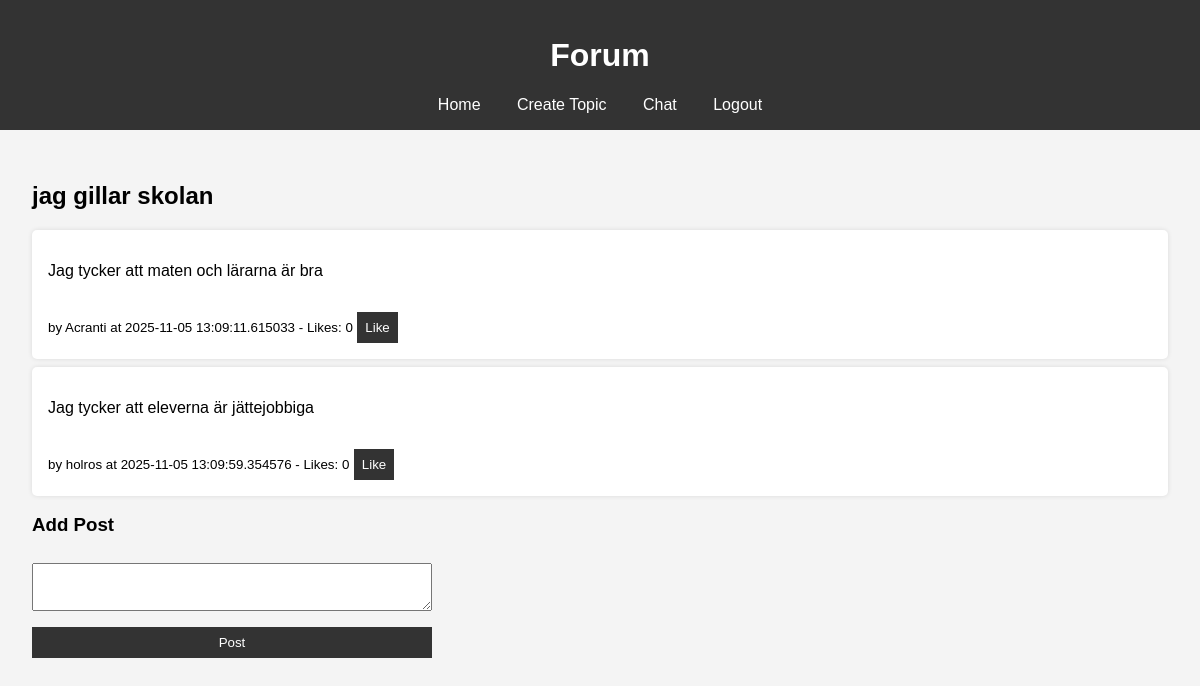
Page /topic/1 (signed in) on the committed database.
### app.py (models this page shows)
class Topic(db.Model):
    id = db.Column(db.Integer, primary_key=True)
    title = db.Column(db.String(200), nullable=False)
    creator_id = db.Column(db.Integer, db.ForeignKey('user.id'), nullable=False)
    timestamp = db.Column(db.DateTime, default=datetime.utcnow)
    creator = db.relationship('User', backref='topics', lazy=True)
    posts = db.relationship('Post', backref='topic', lazy=True)

class Post(db.Model):
    id = db.Column(db.Integer, primary_key=True)
    content = db.Column(db.Text, nullable=False)
    author_id = db.Column(db.Integer, db.ForeignKey('user.id'), nullable=False)
    topic_id = db.Column(db.Integer, db.ForeignKey('topic.id'), nullable=False)
    timestamp = db.Column(db.DateTime, default=datetime.utcnow)
    likes = db.Column(db.Integer, default=0)
    author = db.relationship('User', backref='posts', lazy=True)
    likes_rel = db.relationship('Like', backref='post', lazy=True)

class User(db.Model):
    id = db.Column(db.Integer, primary_key=True)
    username = db.Column(db.String(150), unique=True, nullable=False)
    password_hash = db.Column(db.String(150), nullable=False)
    profile_picture = db.Column(db.String(150), nullable=True)

### app.py (the view)
@app.route('/topic/<int:topic_id>')
def topic(topic_id):
    if 'user_id' not in session:
        return redirect(url_for('login'))
    topic = Topic.query.get_or_404(topic_id)
    posts = Post.query.filter_by(topic_id=topic_id).all()
    return render_template('topic.html', topic=topic, posts=posts)

### templates/topic.html
{% extends "base.html" %}
{% block content %}
<h2>{{ topic.title }}</h2>
<ul>
    {% for post in posts %}
        <li>
            <p>{{ post.content }}</p>
            <small>by {{ post.author.username }} at {{ post.timestamp }} - Likes: {{ post.likes }}</small>
            <form method="POST" action="{{ url_for('like_post', post_id=post.id) }}" style="display:inline;">
                <button type="submit">Like</button>
            </form>
        </li>
    {% endfor %}
</ul>
<h3>Add Post</h3>
<form method="POST" action="{{ url_for('create_post', topic_id=topic.id) }}">
    <textarea name="content" required></textarea>
    <button type="submit">Post</button>
</form>
{% endblock %}

### templates/base.html (shortened to what this page needs)
<!DOCTYPE html>
<html lang="en">
<head>
    <link rel="stylesheet" href="{{ url_for('static', filename='style.css') }}">
</head>
<body>
    <header>
        <h1>Forum</h1>
        <nav>
            <a href="{{ url_for('index') }}">Home</a>
            <a href="{{ url_for('create_topic') }}">Create Topic</a>
            <a href="{{ url_for('chat') }}">Chat</a>
            <a href="{{ url_for('logout') }}">Logout</a>
        </nav>
    </header>
    <main>
        {% block content %}{% endblock %}
    </main>
</body>
</html>

### static/style.css (style rules this page uses)
body { font-family: Arial, sans-serif; margin: 0; padding: 0; background-color: #f4f4f4; }
header { background-color: #333; color: white; padding: 1rem; text-align: center; }
nav a { color: white; margin: 0 1rem; text-decoration: none; }
main { padding: 2rem; }
ul { list-style-type: none; padding: 0; }
li { background-color: white; margin: 0.5rem 0; padding: 1rem; border-radius: 5px; box-shadow: 0 0 5px rgba(0,0,0,0.1); }
form { display: flex; flex-direction: column; max-width: 400px; }
input, textarea, button { padding: 0.5rem; margin-top: 0.5rem; }
button { background-color: #333; color: white; border: none; cursor: pointer; margin-top: 1rem; }

### rows in the picture
Topic: title "jag gillar skolan"
Post: content "Jag tycker att maten och lärarna är bra", author.username "Acranti", timestamp "2025-11-05 13:09:11.615033", likes "0"
Post: content "Jag tycker att eleverna är jättejobbiga", author.username "holros", timestamp "2025-11-05 13:09:59.354576", likes "0"
